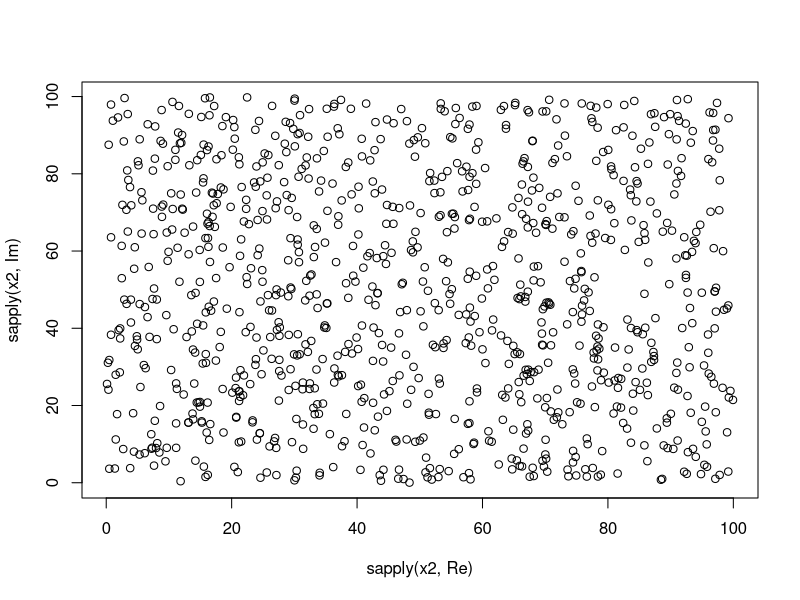
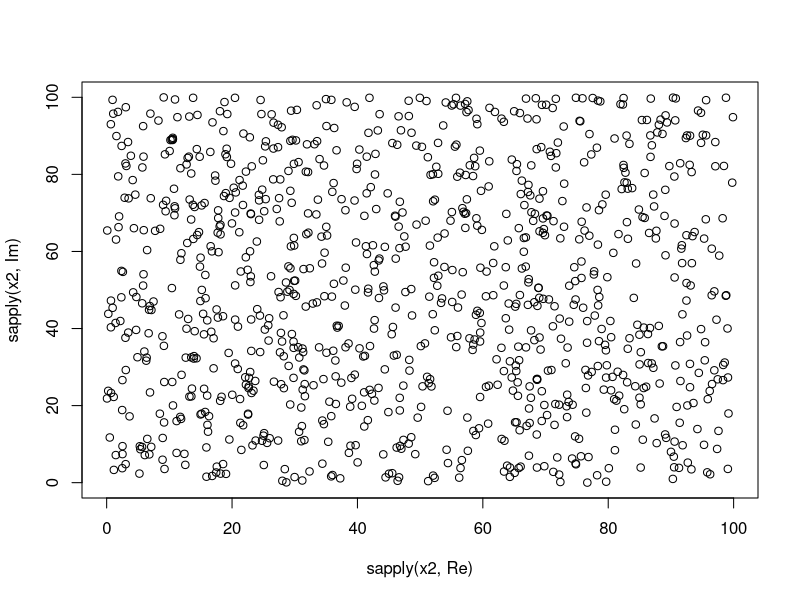
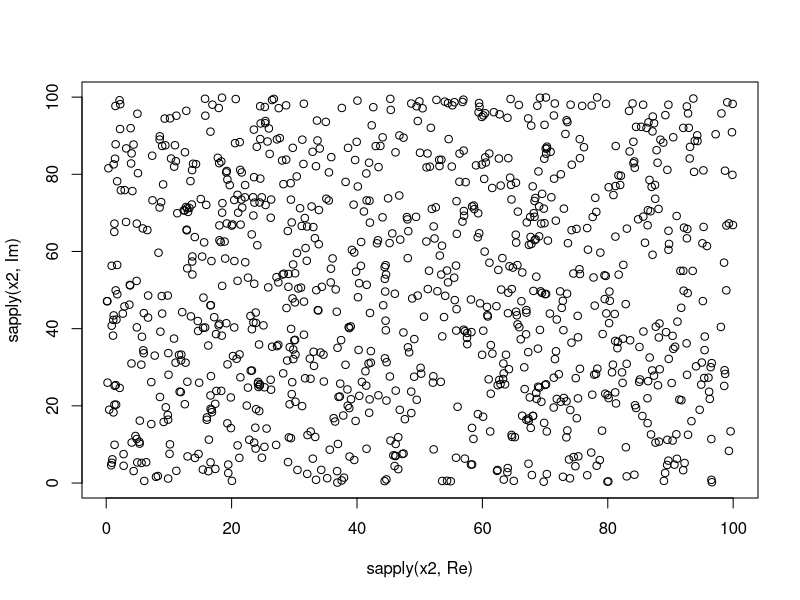
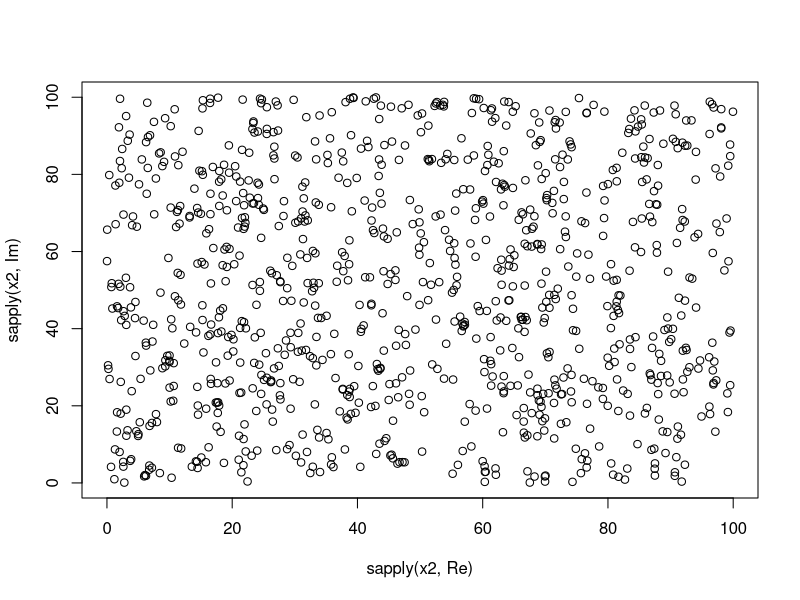
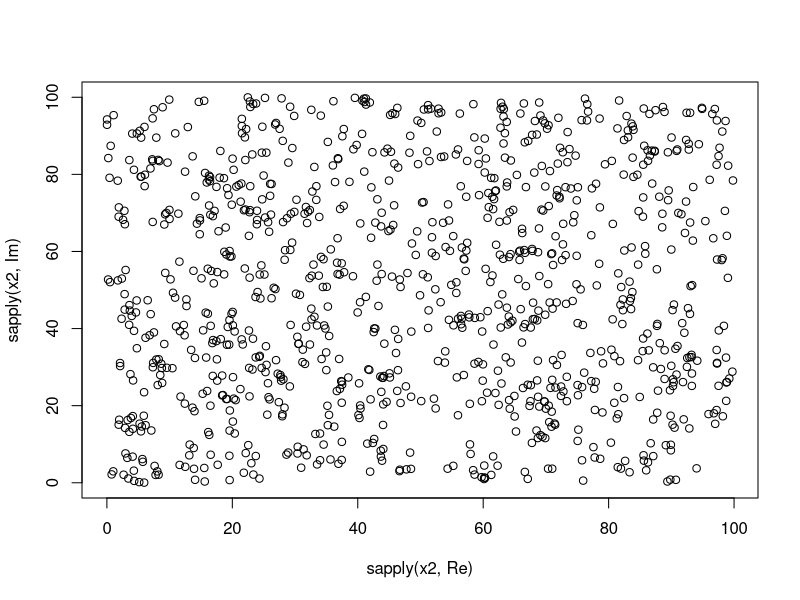
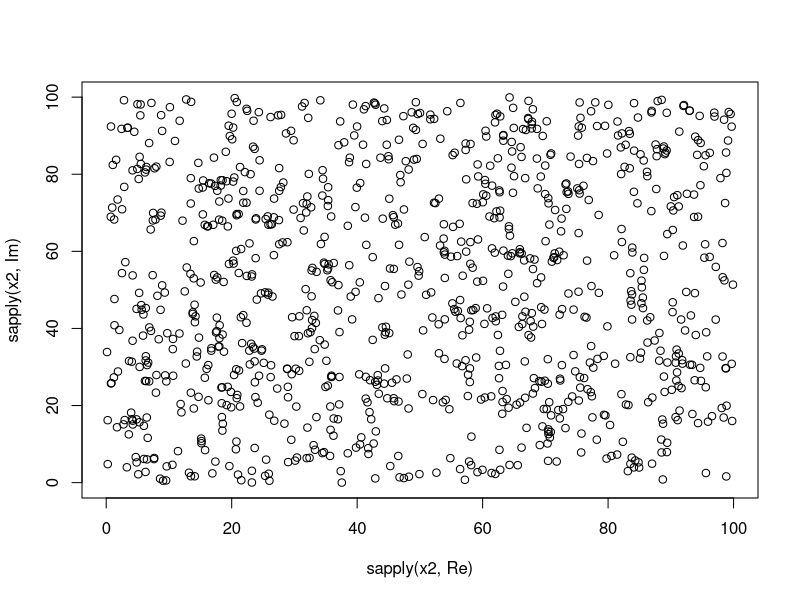
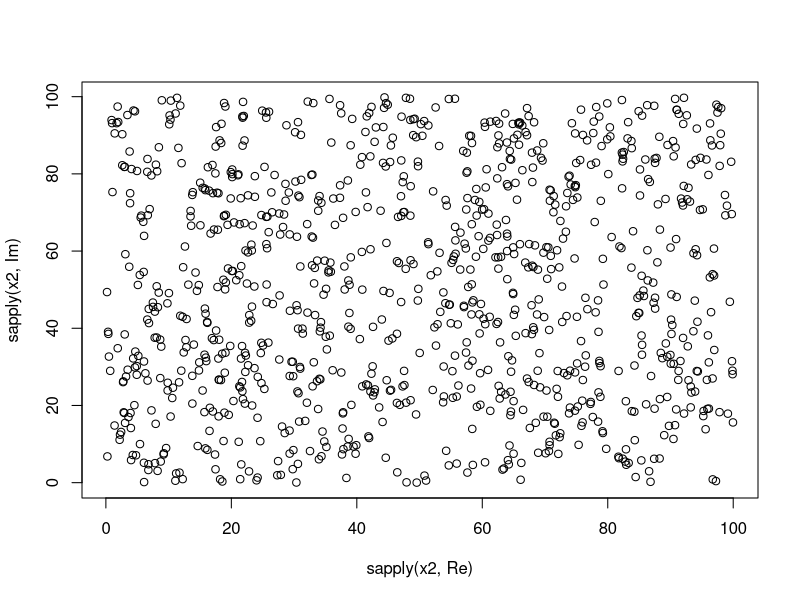
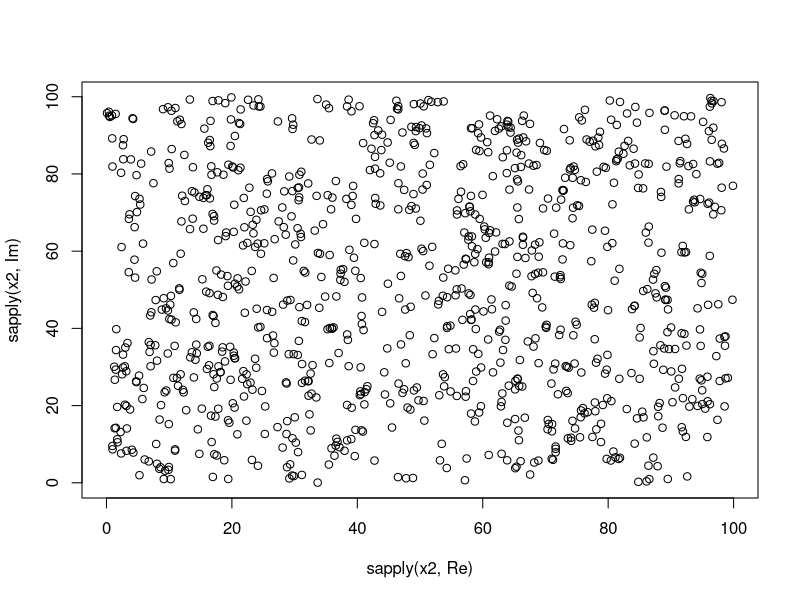

These charts were generated, in order, by the following R code: (Note: a time limit stopped this script after it produced the figures.)
# ----------------------------------------------------- #
# global parameters

N  = 1000 # number of particles
L  = 100  # size of the box    
v0 = 2  # speed
r0 = 1  # radius of neighbors
eta = 0.8 # intensity of noise
noise = 2 # mode of noise - 1: intrinsic, 2: extrinsic
S = 1000  # number of simulations

# ----------------------------------------------------- #
# init
theta <- runif(N, 0, 2*pi)
v <- v0 * exp(theta*1i)
x <- lapply(1:N, function(a) { complex(real=runif(1,0,L), imaginary=runif(1,0,L)) })
in0 <- list(x=x, v=v)

# ----------------------------------------------------- #
# the model
iterate_model <- function(input) {
  x <- input$x
  v <- input$v
  theta2 <- (1:N)*0
  for (i in 1:N) {
    xi <- x[[i]]
    d <- lapply(x, function(a) { abs(a-xi) }) # distance
    u <- which(d <= r0) # within radius r0
    eps <- runif(1, 0, 2*pi) # noise in angle
    if ( noise == 1 ) { 
      v_avg <- mean(v[u]) 
      theta2[i] <- Im(log(v_avg/abs(v_avg))) + eta*eps
    }
    if ( noise == 2 ) { 
      v_avg <- mean(v[u]) + eta*exp(eps*1i) 
      theta2[i] <- Im(log(v_avg/abs(v_avg)))
    }
  }
  v2 <- v0 * exp(theta2*1i)
  x2 <- mapply(function(a,b) { 
    c <- a+b
    # boundary condition
    if (Re(c) > L) { c <- c-L }
    if (Re(c) < 0) { c <- c+L }
    if (Im(c) > L) { c <- c-L*1i }
    if (Im(c) < 0) { c <- c+L*1i }
    c
  }, x, v2)
  list(x=x2, v=v2)
}
# ----------------------------------------------------- #
# run the simulation
for (k in 1:S) {
  rs <- iterate_model(in0)
  x2 <- rs$x
  v2 <- rs$v
  psi <- abs(mean(v2))/v0 # order parameter
  plot(sapply(x2,Re), sapply(x2,Im))
  in0 <- rs
  print(c(k, psi))
}
# ----------------------------------------------------- #
